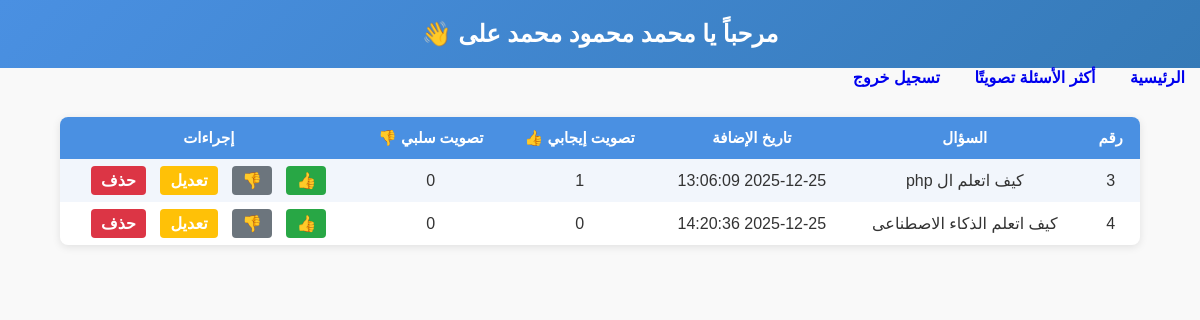
Screenshot of /profile.php (signed in) with the database file from the repository.
### tables this page shows
CREATE TABLE `questions` (
  `id` int(11) NOT NULL,
  `user_id` int(11) NOT NULL,
  `question` text NOT NULL,
  `created_at` timestamp NOT NULL DEFAULT current_timestamp(),
  `votes` int(11) DEFAULT 0,
  `downvotes` int(11) DEFAULT 0
);

### profile.php (the view, shortened to what this page needs)
<?php
require_once 'db.php';
$user_id = $_SESSION['user_id'];
$stmt = $conn->prepare("SELECT * FROM questions WHERE user_id=?");
$stmt->bind_param("i", $user_id);
$stmt->execute();
$result = $stmt->get_result();
?>
<!DOCTYPE html>
<html lang="ar">
<head>
<link rel="stylesheet" href="style.css">
</head>
<body>
<header>
  <h2>مرحباً يا <?php echo $_SESSION['username']; ?> 👋</h2>
</header>
<nav>
  <a href="index.php">الرئيسية</a>
  <a href="top_questions.php">أكثر الأسئلة تصويتًا</a>
  <a href="logout.php">تسجيل خروج</a>
</nav>
<table>
<tr>
    <th>رقم</th>
    <th>السؤال</th>
    <th>تاريخ الإضافة</th>
    <th>تصويت إيجابي 👍</th>
    <th>تصويت سلبي 👎</th>
    <th>إجراءات</th>
</tr>
<?php while ($row = $result->fetch_assoc()): ?>
<tr>
    <td><?php echo $row['id']; ?></td>
    <td><?php echo htmlspecialchars($row['question']); ?></td>
    <td><?php echo $row['created_at']; ?></td>
    <td><?php echo $row['votes']; ?></td>
    <td><?php echo $row['downvotes']; ?></td>
    <td>
        <a href="vote.php?id=<?php echo $row['id']; ?>&type=up">👍</a>
        <a href="vote.php?id=<?php echo $row['id']; ?>&type=down">👎</a>
        <a href="edit_question.php?id=<?php echo $row['id']; ?>">تعديل</a>
        <a href="delete_question.php?id=<?php echo $row['id']; ?>">حذف</a>
    </td>
</tr>
<?php endwhile; ?>
</table>
</body>
</html>

### style.css (style rules this page uses)
body { font-family: "Tahoma", Arial, sans-serif; direction: rtl; margin: 0; padding: 0; background: #f9f9f9; color: #333; }
header { background: linear-gradient(135deg, #4a90e2, #357ab7); color: #fff; padding: 20px; text-align: center; }
header h2 { margin: 0; font-size: 24px; }
table { width: 90%; margin: 30px auto; border-collapse: collapse; box-shadow: 0 2px 8px rgba(0,0,0,0.1); background: #fff; border-radius: 8px; overflow: hidden; }
th, td { padding: 12px 15px; text-align: center; }
th { background: #4a90e2; color: #fff; font-weight: bold; font-size: 15px; }
tr:nth-child(even) { background: #f2f6fc; }
a { text-decoration: none; font-weight: bold; margin: 0 5px; padding: 6px 10px; border-radius: 4px; transition: 0.3s; }
a[href*="edit_question"] { background: #ffc107; color: #fff; }
a[href*="delete_question"] { background: #dc3545; color: #fff; }
a[href*="vote.php"][href*="up"] { background: #28a745; color: #fff; }
a[href*="vote.php"][href*="down"] { background: #6c757d; color: #fff; }

### rows the page displays
questions: id "3", question "كيف اتعلم ال php", created_at "2025-12-25 13:06:09", votes "1", downvotes "0"
questions: id "4", question "كيف اتعلم الذكاء الاصطناعى", created_at "2025-12-25 14:20:36", votes "0", downvotes "0"

### other values shown
$_SESSION['username'] "محمد محمود محمد على"
